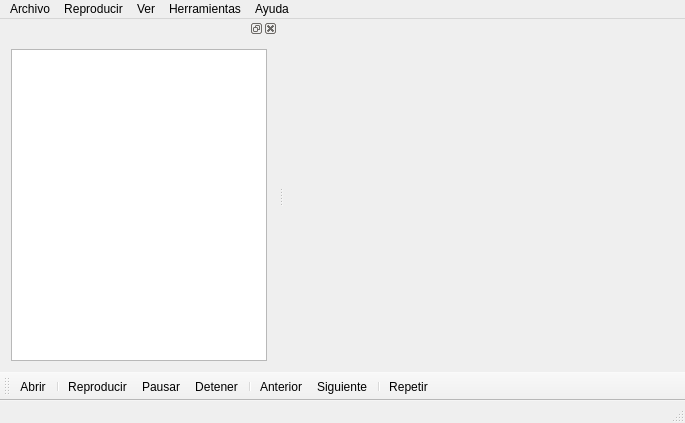
<?xml version="1.0" encoding="UTF-8"?>
<ui version="4.0">
 <class>MainWindow</class>
 <widget class="QMainWindow" name="MainWindow">
  <property name="geometry">
   <rect>
    <x>0</x>
    <y>0</y>
    <width>685</width>
    <height>423</height>
   </rect>
  </property>
  <property name="windowTitle">
   <string>DuMediaPlayer</string>
  </property>
  <property name="windowIcon">
   <iconset resource="res.qrc">
    <normaloff>:/manicon.png</normaloff>:/manicon.png</iconset>
  </property>
  <property name="styleSheet">
   <string notr="true"/>
  </property>
  <widget class="QWidget" name="centralWidget">
   <layout class="QGridLayout" name="gridLayout_2"/>
  </widget>
  <widget class="QMenuBar" name="menuBar">
   <property name="geometry">
    <rect>
     <x>0</x>
     <y>0</y>
     <width>685</width>
     <height>21</height>
    </rect>
   </property>
   <widget class="QMenu" name="menuArchivo">
    <property name="title">
     <string>Archivo</string>
    </property>
    <addaction name="actionAbrir"/>
    <addaction name="separator"/>
    <addaction name="actionAbrirListaReproduccion"/>
    <addaction name="actionGuardarListaReproduccion"/>
    <addaction name="separator"/>
    <addaction name="actionQuitar"/>
   </widget>
   <widget class="QMenu" name="menuReproducir">
    <property name="title">
     <string>Reproducir</string>
    </property>
    <addaction name="actionReproducir"/>
    <addaction name="actionPausar"/>
    <addaction name="actionDetener"/>
    <addaction name="separator"/>
    <addaction name="actionSiguiente"/>
    <addaction name="actionAnterior"/>
    <addaction name="separator"/>
    <addaction name="actionRepetir"/>
   </widget>
   <widget class="QMenu" name="menuVer">
    <property name="title">
     <string>Ver</string>
    </property>
    <addaction name="actionPlayList"/>
    <addaction name="actionPantalla_completa"/>
   </widget>
   <widget class="QMenu" name="menuHerramientas">
    <property name="title">
     <string>Herramientas</string>
    </property>
    <addaction name="actionPreferencias"/>
   </widget>
   <widget class="QMenu" name="menuAyuda">
    <property name="title">
     <string>Ayuda</string>
    </property>
    <addaction name="actionAcerca_de_DuMediaPlayer"/>
    <addaction name="actionAcerca_de_DuarteCorporation"/>
    <addaction name="actionManual_de_DuMediaPlayer"/>
   </widget>
   <addaction name="menuArchivo"/>
   <addaction name="menuReproducir"/>
   <addaction name="menuVer"/>
   <addaction name="menuHerramientas"/>
   <addaction name="menuAyuda"/>
  </widget>
  <widget class="QToolBar" name="mainToolBar">
   <property name="windowTitle">
    <string>Reproducción</string>
   </property>
   <attribute name="toolBarArea">
    <enum>BottomToolBarArea</enum>
   </attribute>
   <attribute name="toolBarBreak">
    <bool>false</bool>
   </attribute>
   <addaction name="actionAbrir"/>
   <addaction name="separator"/>
   <addaction name="actionReproducir"/>
   <addaction name="actionPausar"/>
   <addaction name="actionDetener"/>
   <addaction name="separator"/>
   <addaction name="actionAnterior"/>
   <addaction name="actionSiguiente"/>
   <addaction name="separator"/>
   <addaction name="actionRepetir"/>
  </widget>
  <widget class="QStatusBar" name="statusBar"/>
  <widget class="QDockWidget" name="dockWidget">
   <attribute name="dockWidgetArea">
    <number>1</number>
   </attribute>
   <widget class="QWidget" name="dockWidgetContents">
    <layout class="QGridLayout" name="gridLayout">
     <item row="0" column="0">
      <widget class="DuarteCorporation::DuMediaPlayerListWidget" name="listWidget">
       <property name="contextMenuPolicy">
        <enum>Qt::ActionsContextMenu</enum>
       </property>
       <property name="acceptDrops">
        <bool>false</bool>
       </property>
      </widget>
     </item>
    </layout>
   </widget>
  </widget>
  <action name="actionAbrir">
   <property name="icon">
    <iconset resource="res.qrc">
     <normaloff>:/open.png</normaloff>:/open.png</iconset>
   </property>
   <property name="text">
    <string>Abrir</string>
   </property>
   <property name="shortcut">
    <string>Ctrl+O</string>
   </property>
  </action>
  <action name="actionQuitar">
   <property name="icon">
    <iconset resource="res.qrc">
     <normaloff>:/quit.png</normaloff>:/quit.png</iconset>
   </property>
   <property name="text">
    <string>Quitar</string>
   </property>
   <property name="shortcut">
    <string>Ctrl+Q</string>
   </property>
  </action>
  <action name="actionReproducir">
   <property name="icon">
    <iconset resource="res.qrc">
     <normaloff>:/play.png</normaloff>:/play.png</iconset>
   </property>
   <property name="text">
    <string>Reproducir</string>
   </property>
   <property name="shortcut">
    <string>Ctrl+P</string>
   </property>
  </action>
  <action name="actionPausar">
   <property name="icon">
    <iconset resource="res.qrc">
     <normaloff>:/pause.png</normaloff>:/pause.png</iconset>
   </property>
   <property name="text">
    <string>Pausar</string>
   </property>
   <property name="shortcut">
    <string>Ctrl+Shift+P</string>
   </property>
  </action>
  <action name="actionDetener">
   <property name="icon">
    <iconset resource="res.qrc">
     <normaloff>:/stop.png</normaloff>:/stop.png</iconset>
   </property>
   <property name="text">
    <string>Detener</string>
   </property>
   <property name="shortcut">
    <string>Ctrl+S</string>
   </property>
  </action>
  <action name="actionSiguiente">
   <property name="icon">
    <iconset resource="res.qrc">
     <normaloff>:/next.png</normaloff>:/next.png</iconset>
   </property>
   <property name="text">
    <string>Siguiente</string>
   </property>
   <property name="shortcut">
    <string>Ctrl+N</string>
   </property>
  </action>
  <action name="actionAnterior">
   <property name="icon">
    <iconset resource="res.qrc">
     <normaloff>:/previous.png</normaloff>:/previous.png</iconset>
   </property>
   <property name="text">
    <string>Anterior</string>
   </property>
   <property name="shortcut">
    <string>Alt+P</string>
   </property>
  </action>
  <action name="actionRepetir">
   <property name="checkable">
    <bool>true</bool>
   </property>
   <property name="icon">
    <iconset resource="res.qrc">
     <normaloff>:/repeat.png</normaloff>:/repeat.png</iconset>
   </property>
   <property name="text">
    <string>Repetir</string>
   </property>
   <property name="shortcut">
    <string>Ctrl+R</string>
   </property>
  </action>
  <action name="actionPlayList">
   <property name="checkable">
    <bool>true</bool>
   </property>
   <property name="icon">
    <iconset resource="res.qrc">
     <normaloff>:/playlist.png</normaloff>:/playlist.png</iconset>
   </property>
   <property name="text">
    <string>Lista de reproducción</string>
   </property>
   <property name="shortcut">
    <string>Ctrl+Alt+P</string>
   </property>
  </action>
  <action name="actionPantalla_completa">
   <property name="icon">
    <iconset resource="res.qrc">
     <normaloff>:/fullscreen.png</normaloff>:/fullscreen.png</iconset>
   </property>
   <property name="text">
    <string>Pantalla completa</string>
   </property>
   <property name="shortcut">
    <string>Alt+Return</string>
   </property>
  </action>
  <action name="actionPreferencias">
   <property name="icon">
    <iconset resource="res.qrc">
     <normaloff>:/settings.png</normaloff>:/settings.png</iconset>
   </property>
   <property name="text">
    <string>Preferencias</string>
   </property>
  </action>
  <action name="actionAcerca_de_DuMediaPlayer">
   <property name="icon">
    <iconset resource="res.qrc">
     <normaloff>:/manicon.png</normaloff>:/manicon.png</iconset>
   </property>
   <property name="text">
    <string>Acerca de DuMediaPlayer</string>
   </property>
  </action>
  <action name="actionAcerca_de_DuarteCorporation">
   <property name="icon">
    <iconset resource="res.qrc">
     <normaloff>:/duartecorporation.png</normaloff>:/duartecorporation.png</iconset>
   </property>
   <property name="text">
    <string>Acerca de DuarteCorporation</string>
   </property>
  </action>
  <action name="actionManual_de_DuMediaPlayer">
   <property name="icon">
    <iconset resource="res.qrc">
     <normaloff>:/manual.png</normaloff>:/manual.png</iconset>
   </property>
   <property name="text">
    <string>Manual de DuMediaPlayer</string>
   </property>
  </action>
  <action name="actionGuardarListaReproduccion">
   <property name="icon">
    <iconset resource="res.qrc">
     <normaloff>:/savePlayList.png</normaloff>:/savePlayList.png</iconset>
   </property>
   <property name="text">
    <string>Guardar lista de reproducción</string>
   </property>
   <property name="shortcut">
    <string>Ctrl+S</string>
   </property>
  </action>
  <action name="actionAbrirListaReproduccion">
   <property name="icon">
    <iconset resource="res.qrc">
     <normaloff>:/openPlayList.png</normaloff>:/openPlayList.png</iconset>
   </property>
   <property name="text">
    <string>Abrir lista de reproducción</string>
   </property>
   <property name="shortcut">
    <string>Ctrl+Shift+O</string>
   </property>
  </action>
 </widget>
 <layoutdefault spacing="6" margin="11"/>
 <customwidgets>
  <customwidget>
   <class>DuarteCorporation::DuMediaPlayerListWidget</class>
   <extends>QListWidget</extends>
   <header location="global">DuMediaPlayerListWidget.h</header>
  </customwidget>
 </customwidgets>
 <resources>
  <include location="res.qrc"/>
 </resources>
 <connections/>
</ui>
